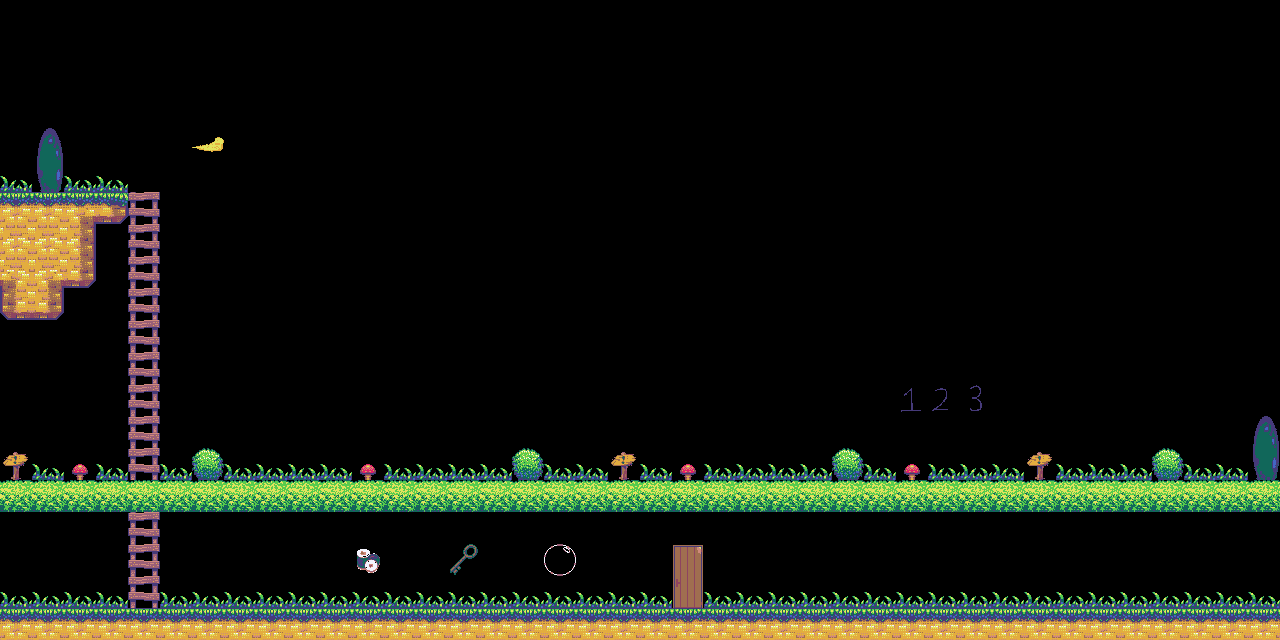

This game map was drawn from its Tiled (.tmx) file and the tilesets committed beside it. A one-line description and the full map source follow:
An orthogonal 40x20 tile map with 32x32 px tiles, 1 tile layer (Tile Layer 1).

<map version="1.10" tiledversion="1.12.0" orientation="orthogonal" renderorder="right-down" width="40" height="20" tilewidth="32" tileheight="32" infinite="0" nextlayerid="2" nextobjectid="1">
 <editorsettings>
  <export target="map_1_2.json" format="json" />
 </editorsettings>
 <tileset firstgid="1" source="../images/tiles.tsx" />
 <layer id="1" name="Tile Layer 1" width="40" height="20">
  <data encoding="csv">
0,0,0,0,0,0,0,0,0,0,0,0,0,0,0,0,0,0,0,0,0,0,0,0,0,0,0,0,0,0,0,0,0,0,0,0,0,0,0,0,
0,0,0,0,0,0,0,0,0,0,0,0,0,0,0,0,0,0,0,0,0,0,0,0,0,0,0,0,0,0,0,0,0,0,0,0,0,0,0,0,
0,0,0,0,0,0,0,0,0,0,0,0,0,0,0,0,0,0,0,0,0,0,0,0,0,0,0,0,0,0,0,0,0,0,0,0,0,0,0,0,
0,0,0,0,0,0,0,0,0,0,0,0,0,0,0,0,0,0,0,0,0,0,0,0,0,0,0,0,0,0,0,0,0,0,0,0,0,0,0,0,
0,69,0,0,0,0,120,125,0,0,0,0,0,0,0,0,0,0,0,0,0,0,0,0,0,0,0,0,0,0,0,0,0,0,0,0,0,0,0,0,
97,77,97,97,123,0,0,0,0,0,0,0,0,0,0,0,0,0,0,0,0,0,0,0,0,0,0,0,0,0,0,0,0,0,0,0,0,0,0,0,
4,5,6,7,67,0,0,0,0,0,0,0,0,0,0,0,0,0,0,0,0,0,0,0,0,0,0,0,0,0,0,0,0,0,0,0,0,0,0,0,
12,13,14,15,67,0,0,0,0,0,0,0,0,0,0,0,0,0,0,0,0,0,0,0,0,0,0,0,0,0,0,0,0,0,0,0,0,0,0,0,
20,21,22,23,67,0,0,0,0,0,0,0,0,0,0,0,0,0,0,0,0,0,0,0,0,0,0,0,0,0,0,0,0,0,0,0,0,0,0,0,
28,29,30,31,67,0,0,0,0,0,0,0,0,0,0,0,0,0,0,0,0,0,0,0,0,0,0,0,0,0,0,0,0,0,0,0,0,0,0,0,
0,0,0,0,67,0,0,0,0,0,0,0,0,0,0,0,0,0,0,0,0,0,0,0,0,0,0,0,0,0,0,0,0,0,0,0,0,0,0,0,
0,0,0,0,67,0,0,0,0,0,0,0,0,0,0,0,0,0,0,0,0,0,0,0,0,0,0,0,0,0,0,0,0,0,0,0,0,0,0,0,
0,0,0,0,67,0,0,0,0,0,0,0,0,0,0,0,0,0,0,0,0,0,0,0,0,0,0,0,115,116,117,0,0,0,0,0,0,0,0,0,
0,0,0,0,67,0,0,0,0,0,0,0,0,0,0,0,0,0,0,0,0,0,0,0,0,0,0,0,0,0,0,0,0,0,0,0,0,0,0,69,
108,97,106,97,67,97,98,97,97,97,97,106,97,97,97,97,98,97,97,108,97,106,97,97,97,97,98,97,106,97,97,97,108,97,97,97,98,97,97,77,
86,86,86,86,86,86,86,86,86,86,86,86,86,86,86,86,86,86,86,86,86,86,86,86,86,86,86,86,86,86,86,86,86,86,86,86,86,86,86,86,
0,0,0,0,67,0,0,0,0,0,0,0,0,0,0,0,0,0,0,0,0,0,0,0,0,0,0,0,0,0,0,0,0,0,0,0,0,0,0,0,
0,0,0,0,67,0,0,0,0,0,0,111,0,0,109,0,0,112,0,0,0,68,0,0,0,0,0,0,0,0,0,0,0,0,0,0,0,0,0,0,
97,97,97,97,67,97,97,97,97,97,97,97,97,97,97,97,97,97,97,97,97,76,97,97,97,97,97,97,97,97,97,97,97,97,97,97,97,97,97,97,
4,4,4,4,4,4,4,4,4,4,4,4,4,4,4,4,4,4,4,4,4,4,4,4,4,4,4,4,4,4,4,4,4,4,4,4,4,4,4,4
</data>
 </layer>
</map>
